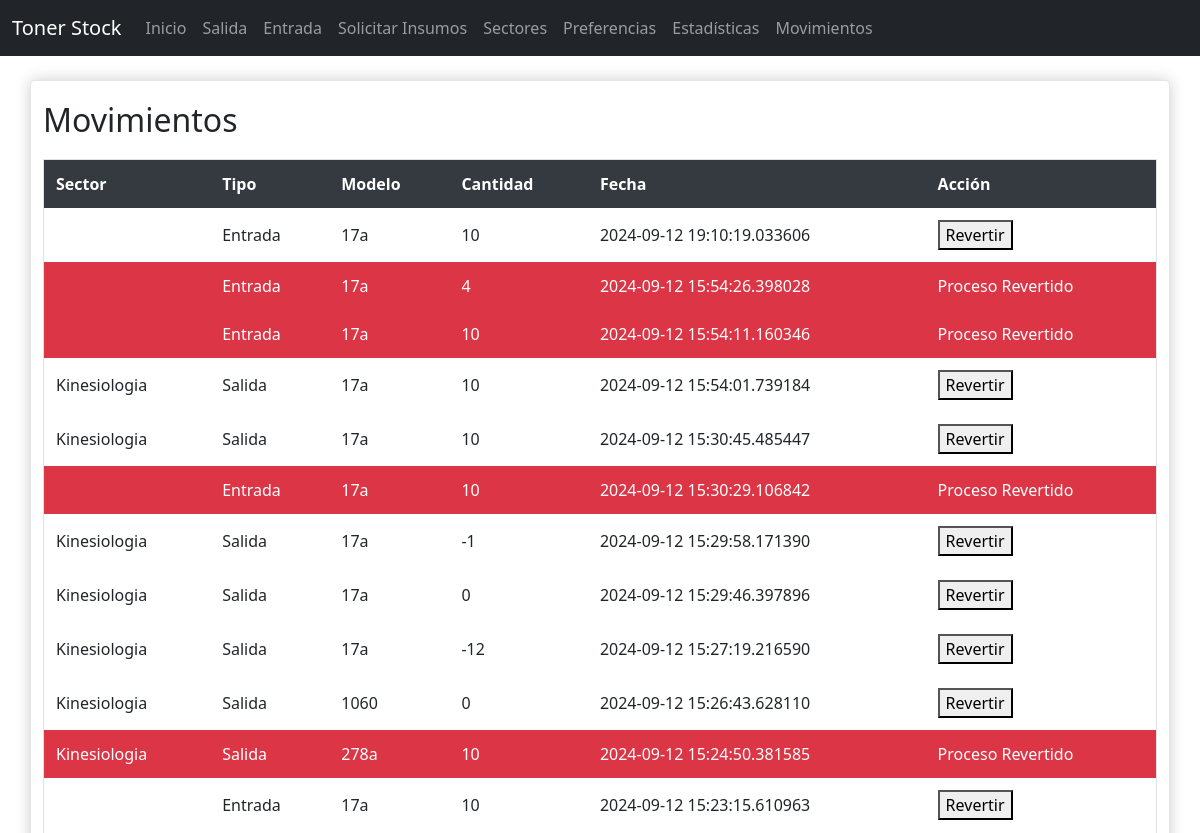
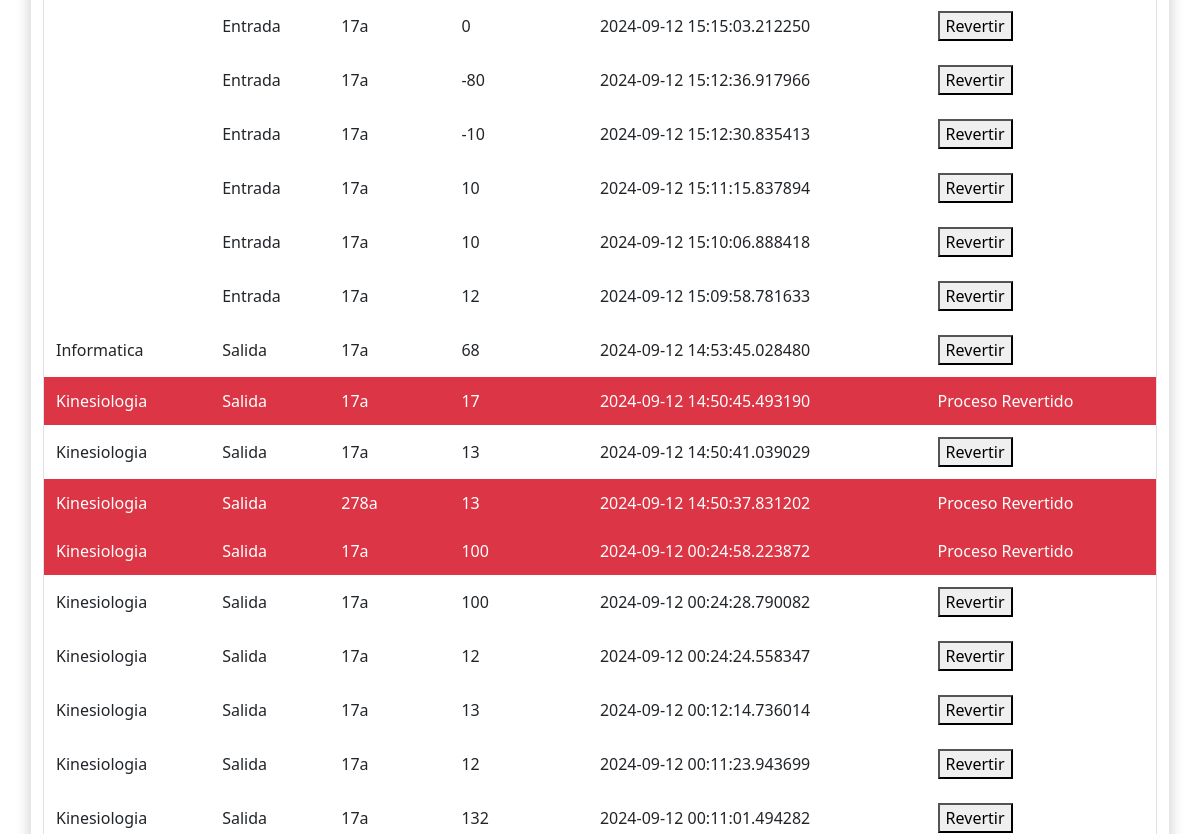
Page /movements (upper part) on the earlier database version (2 pictures, top to bottom).
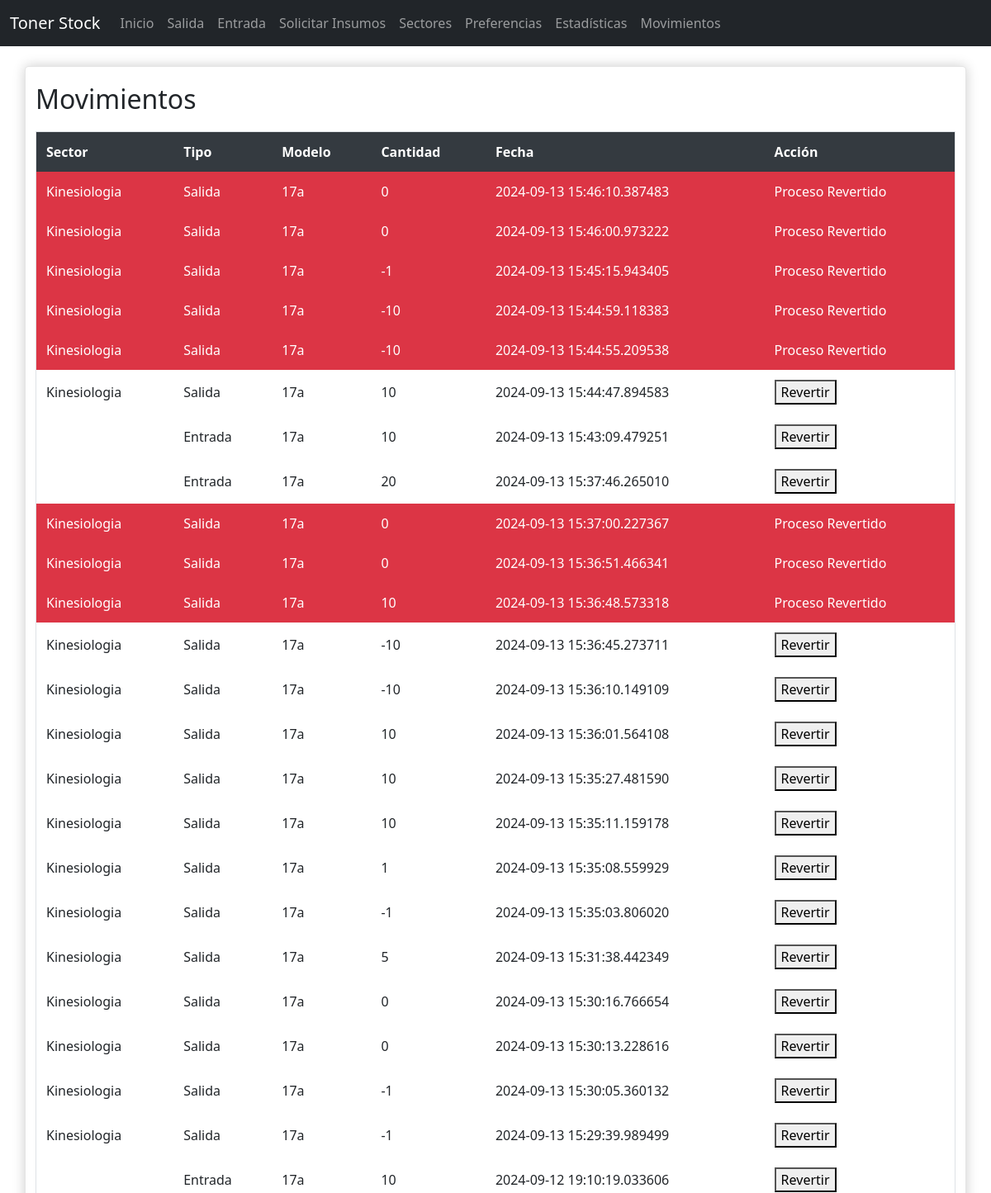
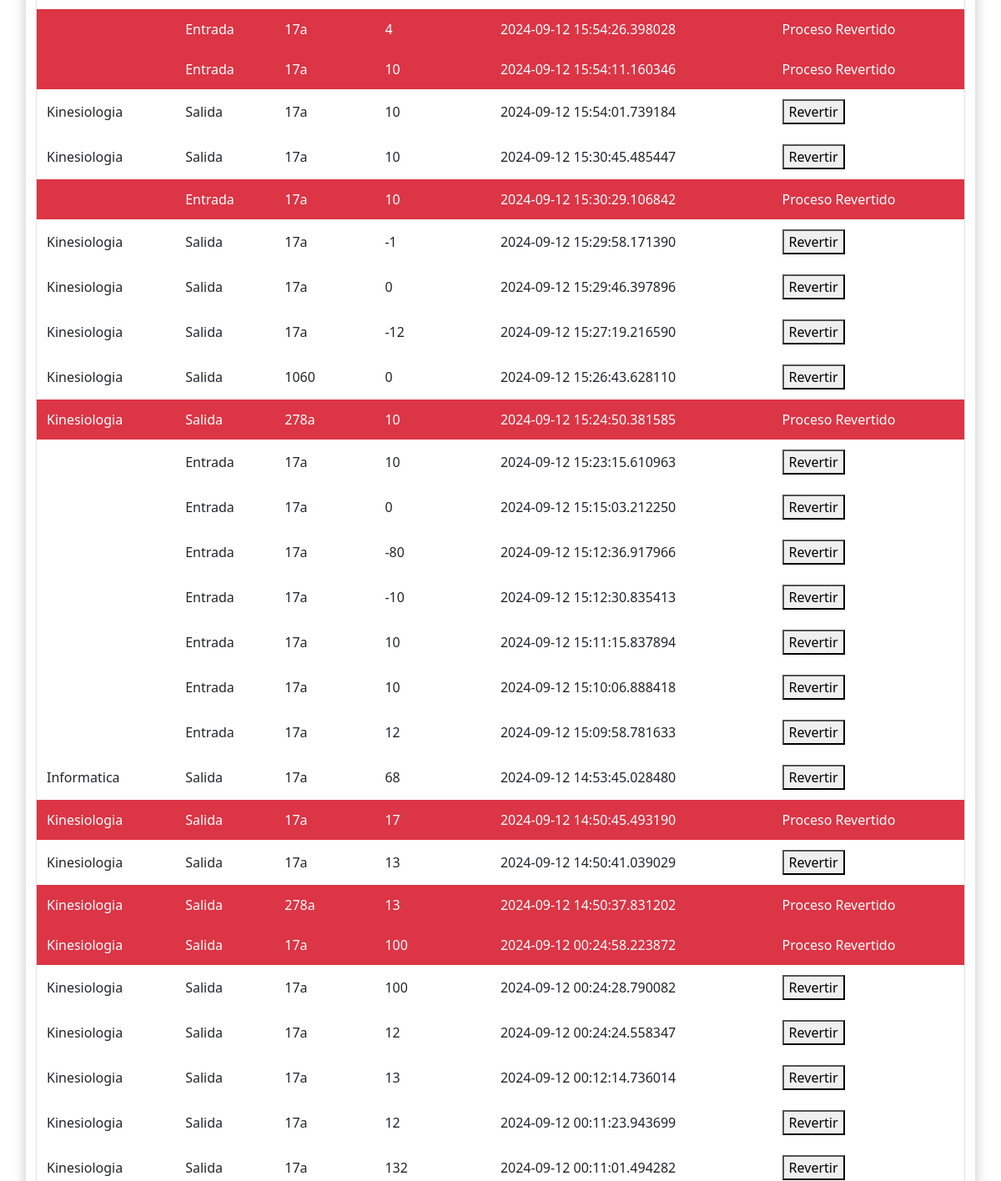
Same page on the later database version (2 pictures, top to bottom).
### src/models.py (models this page shows)
class Movement(db.Model):
    id = db.Column(db.Integer, primary_key=True)
    fecha = db.Column(db.DateTime, default=datetime.utcnow)
    tipo = db.Column(db.String(10), nullable=False)  # 'Entrada' or 'Salida'
    cantidad = db.Column(db.Integer, nullable=False)
    toner_id = db.Column(db.Integer, db.ForeignKey('toner.id'), nullable=False)
    toner = db.relationship('Toner', backref=db.backref('movements', lazy=True))
    sector_id = db.Column(db.Integer, db.ForeignKey('sector.id'), nullable=False)
    sector = db.relationship('Sector', backref=db.backref('movements', lazy=True))
    reverted = db.Column(db.Boolean, default=False, nullable=False)

class Toner(db.Model):
    id = db.Column(db.Integer, primary_key=True)
    modelo = db.Column(db.String(64), unique=True, nullable=False)
    cantidad_actual = db.Column(db.Integer, nullable=False)

class Sector(db.Model):
    id = db.Column(db.Integer, primary_key=True)
    nombre = db.Column(db.String(64), unique=True, nullable=False)
    duracion_predefinida = db.Column(db.Integer, nullable=False)

### src/app.py (the view)
@app.route('/movements')
def movements():
    return render_template('movements.html', movimientos = all_movements())

### src/controlers/movementcontroler.py (called while the page is built)
def all_movements():
    return Movement.query.order_by(desc(Movement.fecha)).all()

### src/templates/movements.html (shortened to what this page needs)
{% extends "base.html" %}
{% block content %}
<div class ='container'>
    <h2>Movimientos</h2>
    <table>
        <thead>
            <tr>
                <th>Sector</th>
                <th>Tipo</th>
                <th>Modelo</th>
                <th>Cantidad</th>
                <th>Fecha</th>
                <th>Acción</th>
            </tr>
        </thead>
        <tbody>
            {% for movimiento in movimientos %}
            <tr>
                {% if not movimiento.reverted %}
                <td>{{ movimiento.sector.nombre }}</td>
                <td>{{ movimiento.tipo }}</td>
                <td>{{ movimiento.toner.modelo }}</td>
                <td>{{ movimiento.cantidad }}</td>
                <td>{{ movimiento.fecha }}</td>
                <td>
                    <form action="{{ url_for('revert_movement', movement_id=movimiento.id) }}" method="post">
                        <button type="submit">Revertir</button>
                    </form>
                </td>
                {% endif %}
            </tr>
            <tr class="revert">
                {% if movimiento.reverted %}
                <td>{{ movimiento.sector.nombre }}</td>
                <td>{{ movimiento.tipo }}</td>
                <td>{{ movimiento.toner.modelo }}</td>
                <td>{{ movimiento.cantidad }}</td>
                <td>{{ movimiento.fecha }}</td>
                <td> Proceso Revertido</td>
                {% endif %}
            </tr>
            {% endfor %}
        </tbody>
    </table>
</div>
{% endblock %}

Differences in the rows shown:
added Movement: sector.nombre "Kinesiologia", tipo "Salida", toner.modelo "17a", cantidad "0", fecha "2024-09-13 15:46:10.387483"
added Movement: sector.nombre "Kinesiologia", tipo "Salida", toner.modelo "17a", cantidad "0", fecha "2024-09-13 15:46:00.973222"
added Movement: sector.nombre "Kinesiologia", tipo "Salida", toner.modelo "17a", cantidad "-1", fecha "2024-09-13 15:45:15.943405"
added Movement: sector.nombre "Kinesiologia", tipo "Salida", toner.modelo "17a", cantidad "-10", fecha "2024-09-13 15:44:59.118383"
added Movement: sector.nombre "Kinesiologia", tipo "Salida", toner.modelo "17a", cantidad "-10", fecha "2024-09-13 15:44:55.209538"
added Movement: sector.nombre "Kinesiologia", tipo "Salida", toner.modelo "17a", cantidad "10", fecha "2024-09-13 15:44:47.894583"
added Movement: tipo "Entrada", toner.modelo "17a", cantidad "10", fecha "2024-09-13 15:43:09.479251"
added Movement: tipo "Entrada", toner.modelo "17a", cantidad "20", fecha "2024-09-13 15:37:46.265010"
added Movement: sector.nombre "Kinesiologia", tipo "Salida", toner.modelo "17a", cantidad "0", fecha "2024-09-13 15:37:00.227367"
added Movement: sector.nombre "Kinesiologia", tipo "Salida", toner.modelo "17a", cantidad "0", fecha "2024-09-13 15:36:51.466341"
added Movement: sector.nombre "Kinesiologia", tipo "Salida", toner.modelo "17a", cantidad "10", fecha "2024-09-13 15:36:48.573318"
added Movement: sector.nombre "Kinesiologia", tipo "Salida", toner.modelo "17a", cantidad "-10", fecha "2024-09-13 15:36:45.273711"
added Movement: sector.nombre "Kinesiologia", tipo "Salida", toner.modelo "17a", cantidad "-10", fecha "2024-09-13 15:36:10.149109"
added Movement: sector.nombre "Kinesiologia", tipo "Salida", toner.modelo "17a", cantidad "10", fecha "2024-09-13 15:36:01.564108"
added Movement: sector.nombre "Kinesiologia", tipo "Salida", toner.modelo "17a", cantidad "10", fecha "2024-09-13 15:35:27.481590"
added Movement: sector.nombre "Kinesiologia", tipo "Salida", toner.modelo "17a", cantidad "10", fecha "2024-09-13 15:35:11.159178"
added Movement: sector.nombre "Kinesiologia", tipo "Salida", toner.modelo "17a", cantidad "1", fecha "2024-09-13 15:35:08.559929"
added Movement: sector.nombre "Kinesiologia", tipo "Salida", toner.modelo "17a", cantidad "-1", fecha "2024-09-13 15:35:03.806020"
added Movement: sector.nombre "Kinesiologia", tipo "Salida", toner.modelo "17a", cantidad "5", fecha "2024-09-13 15:31:38.442349"
added Movement: sector.nombre "Kinesiologia", tipo "Salida", toner.modelo "17a", cantidad "0", fecha "2024-09-13 15:30:16.766654"
added Movement: sector.nombre "Kinesiologia", tipo "Salida", toner.modelo "17a", cantidad "0", fecha "2024-09-13 15:30:13.228616"
added Movement: sector.nombre "Kinesiologia", tipo "Salida", toner.modelo "17a", cantidad "-1", fecha "2024-09-13 15:30:05.360132"
added Movement: sector.nombre "Kinesiologia", tipo "Salida", toner.modelo "17a", cantidad "-1", fecha "2024-09-13 15:29:39.989499"
